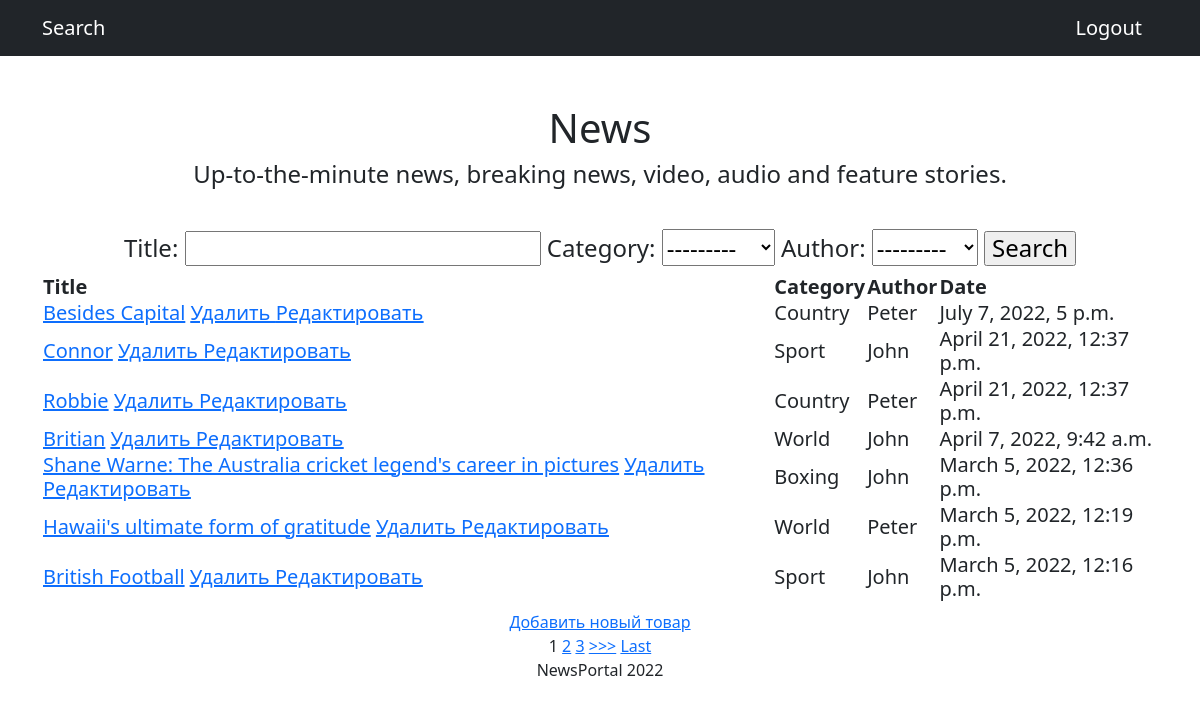
Page /news/ on the committed database.
### news/models.py (models this page shows, shortened)
class New(models.Model):
    title = models.CharField(max_length=64, null=True, blank=True)
    text = models.TextField(max_length=356, null=True, blank=True)
    category = models.ForeignKey('Category', on_delete=models.CASCADE)
    author = models.ForeignKey('Author', on_delete=models.CASCADE)
    date = models.DateTimeField(auto_now_add=True, null=True, blank=True)
    class Meta:
        ordering = ['-date']

class Category(models.Model):
    name = models.CharField(max_length=200, null=True, blank=True)
    class Meta:
        verbose_name = 'Category'
        verbose_name_plural = 'Categories'
    def __str__(self):
        return f'{self.name}'

class Author(models.Model):
    name = models.CharField(max_length=200, null=True, blank=True)
    def __str__(self):
        return f'{self.name}'

### news/views.py (the view, shortened to what this page needs)
# urls.py: path('', News.as_view(), name='news_list'),
class News(ListView):
    model = New
    template_name = 'news/news_list.html'
    context_object_name = 'news_list'
    ordering = ['-date']
    paginate_by = 3
    def get_context_data(self, **kwargs):
        context = super().get_context_data(**kwargs)
        context['filter'] = NewsFilter(self.request.GET, queryset=self.get_queryset())
        return context

### news/templates/news/news_list.html (shortened to what this page needs)
{% extends 'news/default.html' %}
{% load static %}
{% block title %} News {% endblock title %}
{% block content %}
<form method="GET">
    {{ filter.form }}
    <input type="submit" value="Search">
</form>
<h5>
    <table>
        <thead>
        <tr>
            <th>Title</th>
            <th>Category</th>
            <th>Author</th>
            <th>Date</th>
        </tr>
        </thead>
        {% for new in filter.qs %}
        <tbody>
        <tr>
        <tr>
            <td>
                <a href="{% url 'news' new.id %}">{{ new.title }}</a>
                <a href="{% url 'delete' new.id %}"><u> Удалить </u></a>
                <a href="{% url 'update' new.id %}"><u> Редактировать </u></a>
            </td>
            <td>{{ new.category.name }}</td>
            <td>{{ new.author }}</td>
            <td>{{ new.date }}</td>
        </tr>
        </tbody>
        {% endfor %}
    </table>
</h5>
<a href="{% url 'create' %}">Добавить новый товар</a> <br>
{% if is_paginated %}
{% for num in page_obj.paginator.page_range %}
{% if page_obj.number == num %}
<a>{{ num }}</a>
{% elif num > page_obj.number|add:'-3' and num < page_obj.number|add:'3' %}
<a href="?page={{ num }}">{{ num }}</a>
{% endif %}
{% endfor %}
{% if page_obj.has_next %}
<a href="?page={{ page_obj.next_page_number }}">>>></a>
<a href="?page={{ page_obj.paginator.num_pages }}">Last</a>
{% endif %}
{% endif %}
{% endblock content %}

### rows in the picture
New: title "Besides Capital", category.name "Country", author "Peter", date "July 7, 2022, 5 p.m."
New: title "Connor", category.name "Sport", author "John", date "April 21, 2022, 12:37 p.m."
New: title "Robbie", category.name "Country", author "Peter", date "April 21, 2022, 12:37 p.m."
New: title "Britian", category.name "World", author "John", date "April 7, 2022, 9:42 a.m."
New: title "Shane Warne: The Australia cricket legend's career in pictures", category.name "Boxing", author "John", date "March 5, 2022, 12:36 p.m."
New: title "Hawaii's ultimate form of gratitude", category.name "World", author "Peter", date "March 5, 2022, 12:19 p.m."
New: title "British Football", category.name "Sport", author "John", date "March 5, 2022, 12:16 p.m."

### other values in the picture
{{ num }} "1"
{{ num }} "2" "3"
